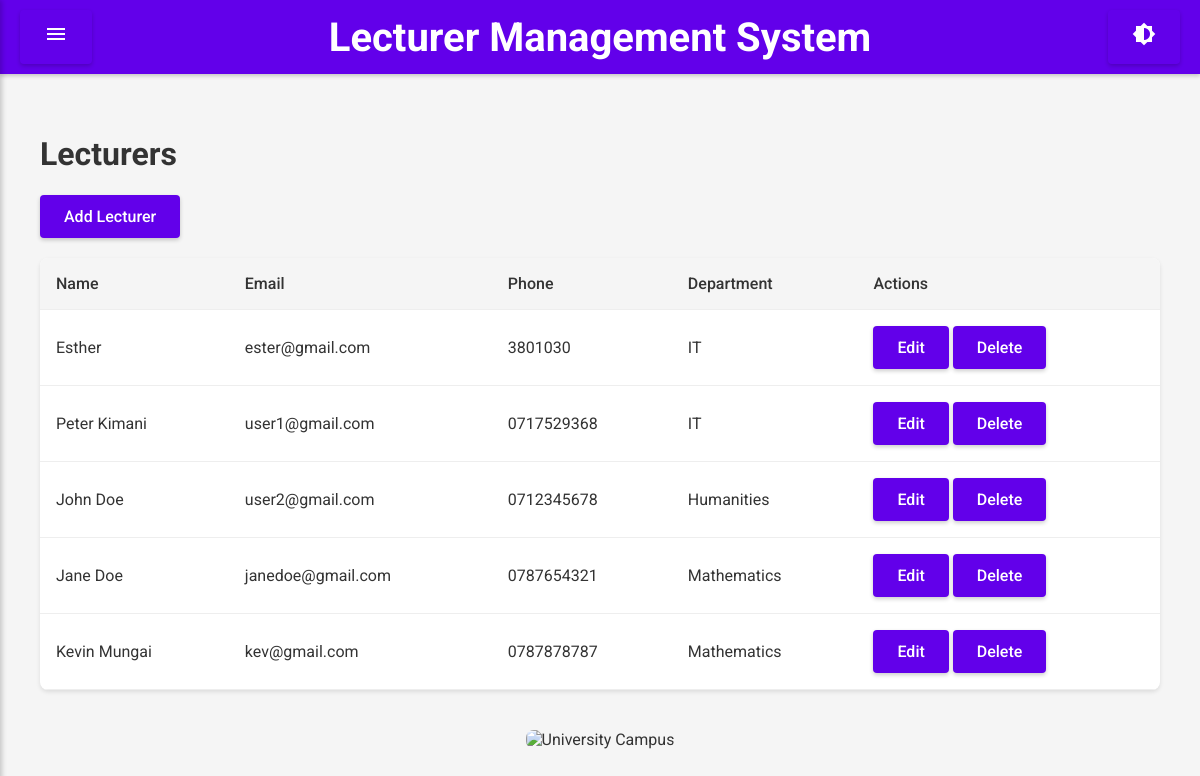
/lecturers (signed in), run on an earlier commit of the app's database.
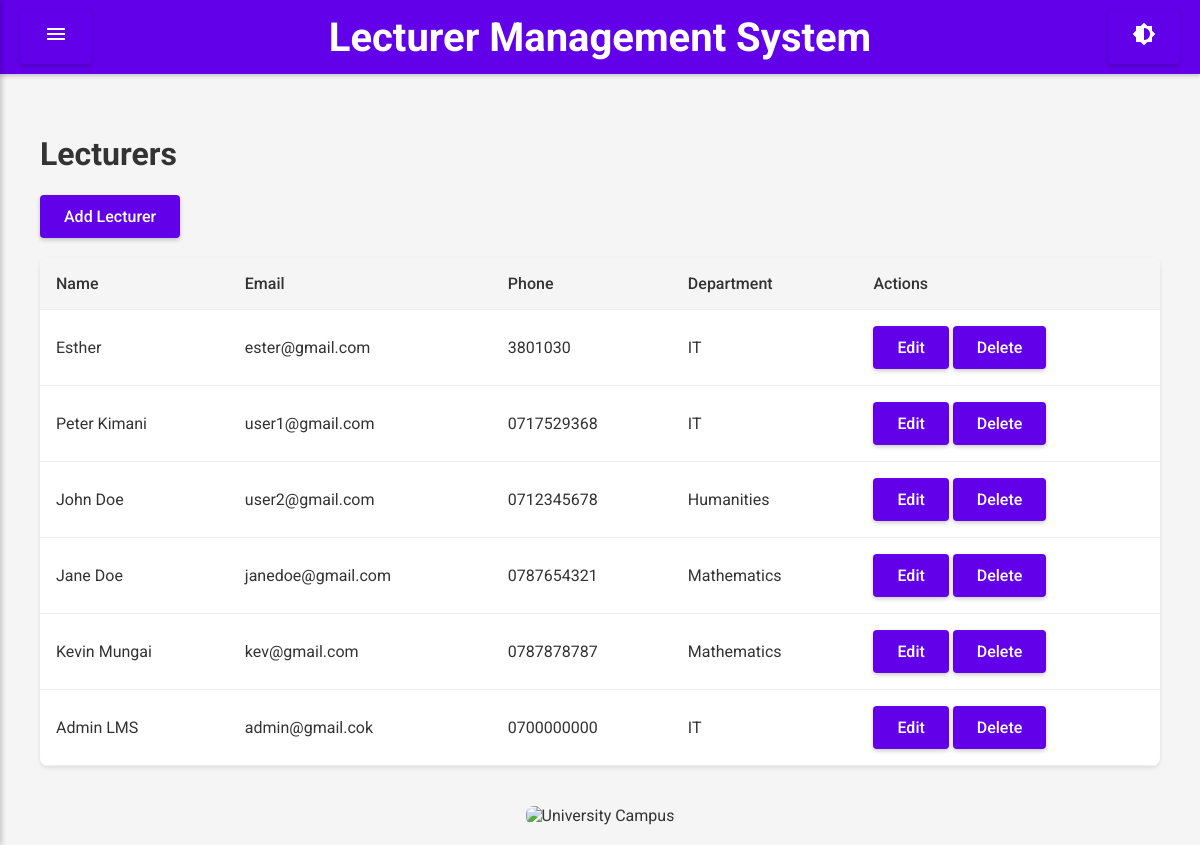
And on a later commit of the database.
### app.py (models this page shows)
class Lecturer(db.Model):
    id = db.Column(db.Integer, primary_key=True)
    user_id = db.Column(db.Integer, db.ForeignKey('user.id'), nullable=False)
    department_id = db.Column(db.Integer, db.ForeignKey('department.id'), nullable=False)
    name = db.Column(db.String(150), nullable=False)
    email = db.Column(db.String(150), unique=True, nullable=False)
    phone = db.Column(db.String(20))
    courses = db.relationship('Course', backref='lecturer', lazy=True)
    leaves = db.relationship('Leave', backref='lecturer', lazy=True)

class Department(db.Model):
    id = db.Column(db.Integer, primary_key=True)
    name = db.Column(db.String(150), unique=True, nullable=False)
    description = db.Column(db.Text)
    lecturers = db.relationship('Lecturer', backref='department', lazy=True)
    students = db.relationship('Student', backref='department', lazy=True)
    courses = db.relationship('Course', backref='department', lazy=True)

### app.py (the view)
@app.route('/lecturers')
@login_required
def lecturers():
    lecturers = Lecturer.query.all()
    return render_template('lecturers.html', lecturers=lecturers)

### app.py (called while the page is built)
@login_manager.user_loader
def load_user(user_id):
    return User.query.get(int(user_id))

### templates/lecturers.html (shortened to what this page needs)
{% extends "base.html" %}
{% block content %}
<h1>Lecturers</h1>
<a href="{{ url_for('add_lecturer') }}" class="btn">Add Lecturer</a>
<table>
    <thead>
        <tr>
            <th>Name</th>
            <th>Email</th>
            <th>Phone</th>
            <th>Department</th>
            <th>Actions</th>
        </tr>
    </thead>
    <tbody>
        {% for lecturer in lecturers %}
            <tr>
                <td>{{ lecturer.name }}</td>
                <td>{{ lecturer.email }}</td>
                <td>{{ lecturer.phone }}</td>
                <td>{{ lecturer.department.name }}</td>
                <td>
                    <a href="#" class="btn">Edit</a>
                    <a href="#" class="btn">Delete</a>
                </td>
            </tr>
        {% endfor %}
    </tbody>
</table>
{% endblock %}

What changed in the data, as far as the page shows it:
added Lecturer: name "Admin LMS", email "admin@gmail.cok", phone "0700000000", department.name "IT"
